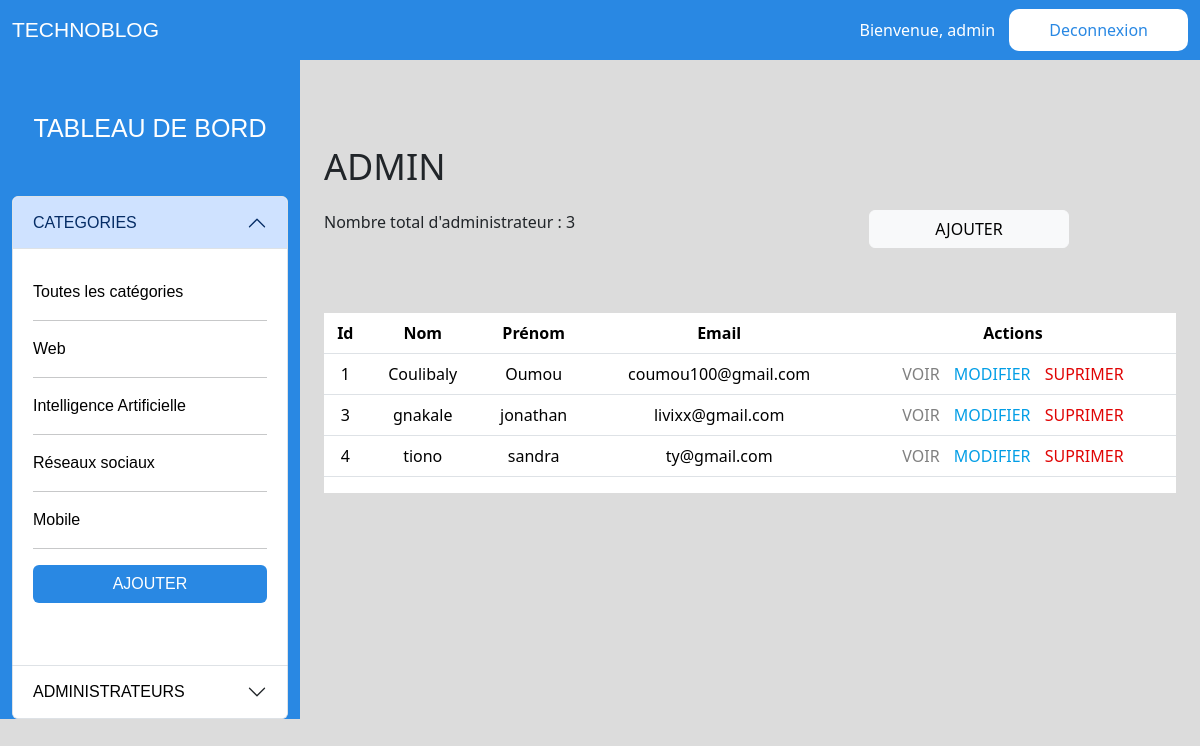
Screenshot of /site/admin/admins.php with the database file from the repository.
### tables this page shows
CREATE TABLE `categories` (
  `id` int(11) NOT NULL,
  `nom` varchar(255) DEFAULT NULL,
  `date_creation` datetime DEFAULT NULL
);

### site/admin/admins.php (the view, shortened to what this page needs)
<?php
$conn = new PDO('mysql:host=localhost;dbname=creatix', 'root', '');
$sql1 = "SELECT * FROM admin";
$readmin = $conn->prepare($sql1);
$readmin->execute();
$exe1 = $readmin->fetchAll(PDO::FETCH_ASSOC);
$req_nbr_admin = "SELECT COUNT(*) AS nbr_total_admin FROM admin";
$nbr_total_admin_result = $conn->query($req_nbr_admin);
$nbr_total_admin = $nbr_total_admin_result->fetch(PDO::FETCH_ASSOC)['nbr_total_admin'];
?>
<?php require_once(__DIR__.'/dashboard-header.php') ?>
<div class="col-sm-9" id="">
  <div class="cont">
    <div class="container text-center">
      <div class="row">
        <div class="col-sm-12">
          <p style="  font-size: 36px;text-align: start ;">ADMIN</p>
        </div>
        <div class="col-sm-6">
        <p style="text-align: start;">Nombre total d'administrateur : <?= $nbr_total_admin ?></p>
        </div>
        <div class="col-sm-6">
          <button type="button" class="btn btn-light"><a href="formulaire-admin.php">AJOUTER</a></button>
        </div>
        <div class="col-sm-12 mt-5">
          <div class="admin-card">
            <table class="table ">
              <thead>
                <tr>
                  <th scope="col">  Id</th>
                  <th scope="col">Nom</th>
                  <th scope="col">Prénom</th>
                  <th scope="col">Email</th>
                  <th  scope="col">Actions</th>
                </tr>
              </thead>
              <tbody>
                <?php foreach ($exe1 as $row) : ?>
                  <tr>
                  <td>
                      <?php echo $row['id']; ?>
                    </td>
                    <td>
                      <?php echo $row['nom']; ?>
                    </td>
                    <td>
                      <?php echo $row['prenom']; ?>
                    </td>
                    <td>
                      <?php echo $row['email']; ?>
                    </td>
                    <td>
                      <a href="voir.php?id=<?= $row['id'] ?>" class="voir"> VOIR</a>
                      <a href="edit.php?id=<?= $row['id'] ?>" class="modifier"> MODIFIER</a>
                      <a href="delete.php?id=<?= $row['id'] ?>" class="suprimer"> SUPRIMER</a>
                    </td>
                  </tr>
                <?php endforeach; ?>
              </tbody>
            </table>
          </div>
        </div>
      </div>
    </div>
  </div>
</div>
<?php require_once(__DIR__.'/dashboard-footer.php') ?>

### site/admin/dashboard-header.php (shortened to what this page needs)
<!DOCTYPE html>
<html lang="en">
<head>
    <link href="https://cdn.jsdelivr.net/npm/bootstrap@5.3.2/dist/css/bootstrap.min.css" rel="stylesheet">
    <link rel="stylesheet" href="css/style-admin.css">
</head>
<body>
    <div class="container-fluid text-center">
        <div class="row">
            <div class="col-sm-12" id="haut-page">
                <span class="nom-blog">TECHNOBLOG</span> <span>Bienvenue, <?php
                if(isset($_SESSION['prenom'], $_SESSION['nom'])){
                    echo $_SESSION['prenom'] . " " . $_SESSION['nom'] ;
                } else {
                    echo 'admin';
                }
                 ?>
                    <a href="deconnexion.php" class="button"> Deconnexion</a>
                </span>
            </div>
            <div class="col-sm-3" id="cote">
                <a class="dashboardName" href="dashboard.php">TABLEAU DE BORD</a>
                <div class="accordion mt-5" id="accordionPanelsStayOpenExample">
                    <div class="accordion-item">
                        <h2 class="accordion-header">
                            <button class="accordion-button" type="button" data-bs-toggle="collapse" data-bs-target="#panelsStayOpen-collapseOne" aria-expanded="true" aria-controls="panelsStayOpen-collapseOne">
                                CATEGORIES
                            </button>
                        </h2>
                        <div id="panelsStayOpen-collapseOne" class="accordion-collapse collapse show">
                            <div class="accordion-body">
                                <ul>
                                <li><a href="dashboard.php" class="text-categorie">Toutes les catégories</a></li>
                                    <hr>
                                    <?php
                                    $sql = "SELECT id, nom FROM categories";
                                    $conn = new PDO('mysql:host=localhost;dbname=creatix', 'root', '');
                                    $request = $conn->query($sql);
                                    while ($data = $request->fetch()) {
                                    ?>
                                        <li><a href="categorie.php?id=<?= $data['id'] ?>" class="text-categorie"><?= stripslashes($data['nom']) ?></a></li>
                                        <hr>
                                    <?php
                                    }
                                    ?>
                                    <li> <button type="button" class="btn menu-button"><a href="creer-categorie.php">AJOUTER</a></button>
                                    </li>
                                </ul>
                            </div>
                        </div>
                    </div>
                    <div class="accordion-item">
                        <h2 class="accordion-header">
                            <button class="accordion-button collapsed" type="button" data-bs-toggle="collapse" data-bs-target="#panelsStayOpen-collapseTwo" aria-expanded="false" aria-controls="panelsStayOpen-collapseTwo">
                               <a href="admins.php">ADMINISTRATEURS</a>
                            </button>
                        </h2>
                    </div>
                </div>
            </div>

### site/admin/css/style-admin.css (style rules this page uses)
body { margin: 0; padding: 0; background-color: gainsboro; }
li { list-style-type: none; margin-bottom: 15px; }
ul { padding-top: 15px; background-color: #ffffff; padding-bottom: 15px; padding-left: 0px; }
a { color: black; text-decoration: none; }
.dashboardName { color: #fff; font-size: 25px; }
button { width: 200px; }
#haut-page { background-color: #2988E3; height: 60px; color: white; display: flex; align-items: center; justify-content: space-between; }
#cote { background-color: #2988E3; color: white; font-family: 'Trebuchet MS', 'Lucida Sans Unicode', 'Lucida Grande', 'Lucida Sans', Arial, sans-serif; padding-top: 50px; }
.cont { width: 100%; margin: auto; padding-top: 80px; }
.admin-card { width: 100%; display: flex; justify-content: space-around; border: none; background-color: white; align-items: center; margin-top: 15px; }
.nom-blog { font-family: Provicali, sans-serif; font-size: 21px; }
.text-categorie { text-align: center; }
.modifier { color: rgb(3, 158, 230); margin: 5px; }
.voir { color: gray; margin: 5px; }
.suprimer { color: rgb(224, 4, 4); margin: 5px; }
.accordion-body li { text-align: start; }
.menu-button { color: white; background-color: #2988E3; width: 100%; }
.menu-button a { color: white; }
.button { border-radius: 10px; padding: 10px 40px; border: none; color: #2988E3; margin-left: 10px; background-color: #fff; }
td { padding: 0 20px; }

### rows the page displays
categories: nom "Web"
categories: nom "Intelligence Artificielle"
categories: nom "Réseaux sociaux"
categories: nom "Mobile"

### other values shown
$nbr_total_admin "3"
$row['id'] "1"
$row['nom'] "Coulibaly"
$row['prenom'] "Oumou"
$row['email'] "coumou100@gmail.com"
$row['id'] "3"
$row['nom'] "gnakale"
$row['prenom'] "jonathan"
$row['email'] "livixx@gmail.com"
$row['id'] "4"
$row['nom'] "tiono"
$row['prenom'] "sandra"
$row['email'] "ty@gmail.com"
